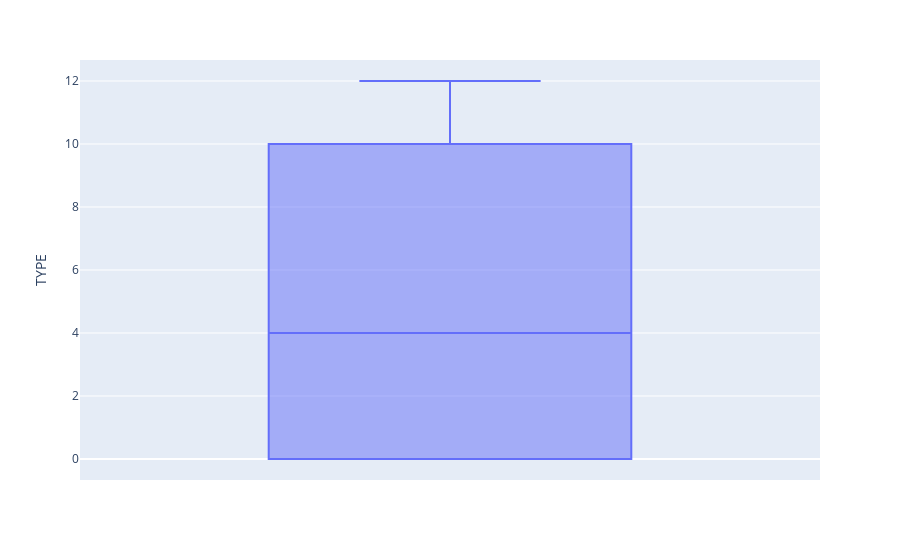
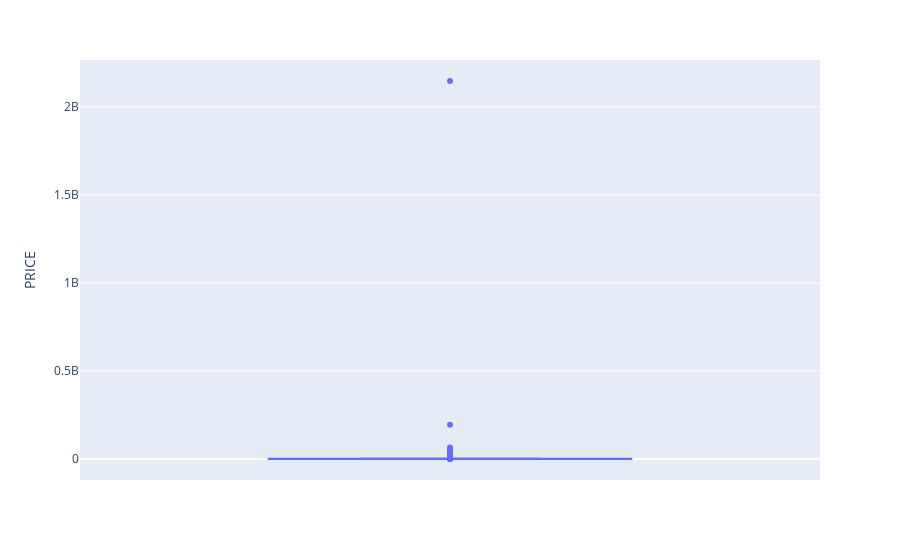
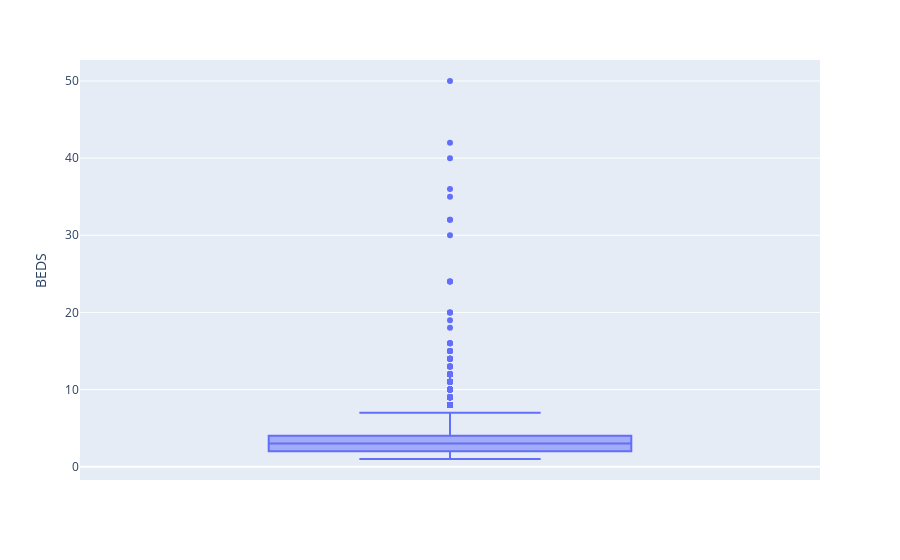
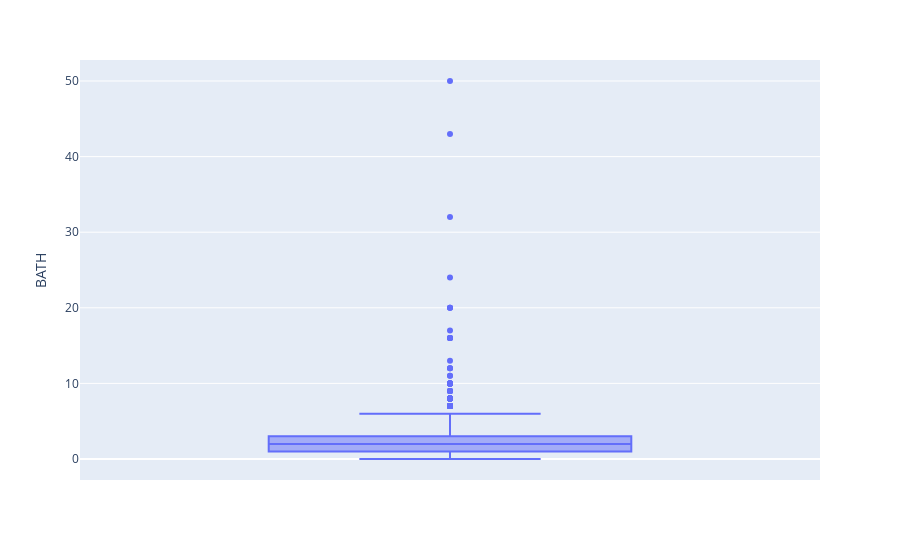

Notebook source saved alongside these figures, in order:
### Code cell
show_outlier(df,list_columns)

### Figure 1 — Plotly figure (JSON) as saved in the notebook; plotly's stock layout.template omitted (floating-point values rounded to 4 significant figures; data arrays with more than 128 entries replaced by an {"elided": "..."} marker saying what was removed)
{"data": [{"alignmentgroup": "True", "hovertemplate": "TYPE=%{y}<extra></extra>", "legendgroup": "", "marker": {"color": "#636efa"}, "name": "", "notched": false, "offsetgroup": "", "orientation": "v", "showlegend": false, "type": "box", "x0": " ", "xaxis": "x", "y": {"elided": "4801 int values"}, "y0": " ", "yaxis": "y"}], "layout": {"boxmode": "group", "legend": {"tracegroupgap": 0}, "margin": {"t": 60}, "xaxis": {"anchor": "y", "domain": [0, 1]}, "yaxis": {"anchor": "x", "domain": [0, 1], "title": {"text": "TYPE"}}}}

### Figure 2 — Plotly figure (JSON) as saved in the notebook; plotly's stock layout.template omitted (floating-point values rounded to 4 significant figures; data arrays with more than 128 entries replaced by an {"elided": "..."} marker saying what was removed)
{"data": [{"alignmentgroup": "True", "hovertemplate": "PRICE=%{y}<extra></extra>", "legendgroup": "", "marker": {"color": "#636efa"}, "name": "", "notched": false, "offsetgroup": "", "orientation": "v", "showlegend": false, "type": "box", "x0": " ", "xaxis": "x", "y": {"elided": "4801 int values"}, "y0": " ", "yaxis": "y"}], "layout": {"boxmode": "group", "legend": {"tracegroupgap": 0}, "margin": {"t": 60}, "xaxis": {"anchor": "y", "domain": [0, 1]}, "yaxis": {"anchor": "x", "domain": [0, 1], "title": {"text": "PRICE"}}}}

### Figure 3 — Plotly figure (JSON) as saved in the notebook; plotly's stock layout.template omitted (floating-point values rounded to 4 significant figures; data arrays with more than 128 entries replaced by an {"elided": "..."} marker saying what was removed)
{"data": [{"alignmentgroup": "True", "hovertemplate": "BEDS=%{y}<extra></extra>", "legendgroup": "", "marker": {"color": "#636efa"}, "name": "", "notched": false, "offsetgroup": "", "orientation": "v", "showlegend": false, "type": "box", "x0": " ", "xaxis": "x", "y": {"elided": "4801 int values"}, "y0": " ", "yaxis": "y"}], "layout": {"boxmode": "group", "legend": {"tracegroupgap": 0}, "margin": {"t": 60}, "xaxis": {"anchor": "y", "domain": [0, 1]}, "yaxis": {"anchor": "x", "domain": [0, 1], "title": {"text": "BEDS"}}}}

### Figure 4 — Plotly figure (JSON) as saved in the notebook; plotly's stock layout.template omitted (floating-point values rounded to 4 significant figures; data arrays with more than 128 entries replaced by an {"elided": "..."} marker saying what was removed)
{"data": [{"alignmentgroup": "True", "hovertemplate": "BATH=%{y}<extra></extra>", "legendgroup": "", "marker": {"color": "#636efa"}, "name": "", "notched": false, "offsetgroup": "", "orientation": "v", "showlegend": false, "type": "box", "x0": " ", "xaxis": "x", "y": {"elided": "4801 float values"}, "y0": " ", "yaxis": "y"}], "layout": {"boxmode": "group", "legend": {"tracegroupgap": 0}, "margin": {"t": 60}, "xaxis": {"anchor": "y", "domain": [0, 1]}, "yaxis": {"anchor": "x", "domain": [0, 1], "title": {"text": "BATH"}}}}
